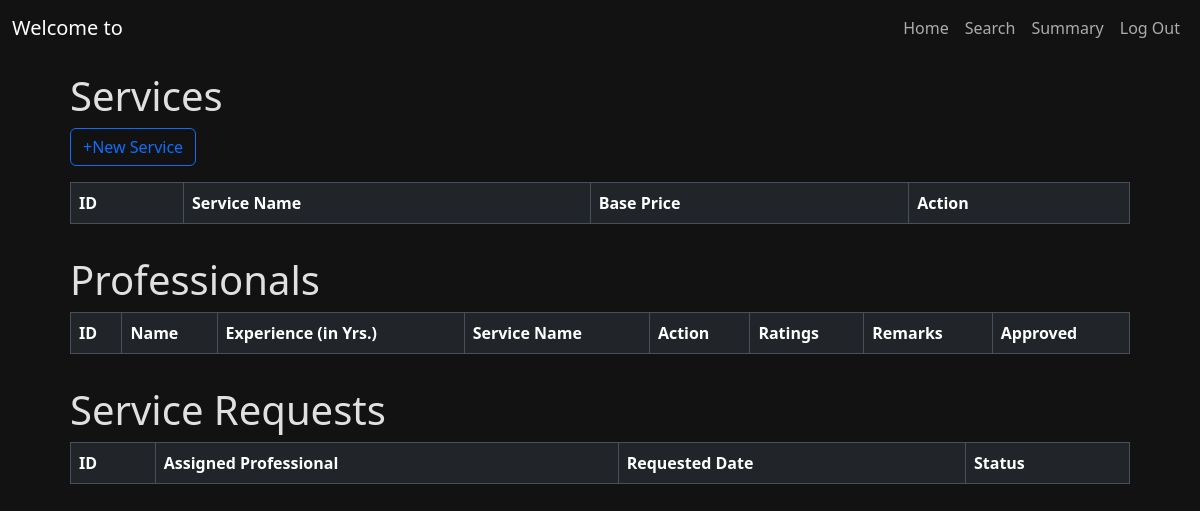
/home/admin (signed in), run on an earlier commit of the app's database.
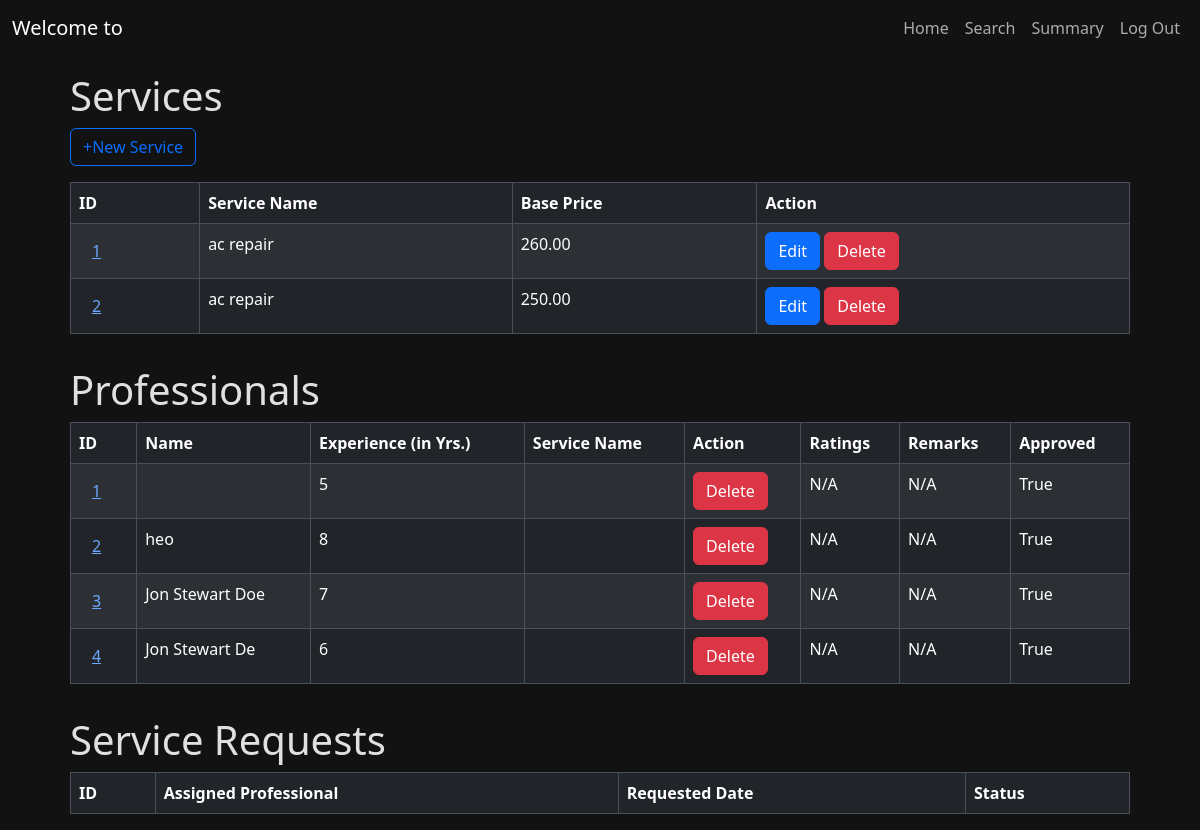
And on a later commit of the database.
### models.py (models this page shows, shortened)
class Service(db.Model):
    id = db.Column(db.Integer, primary_key=True, autoincrement=True)
    service_name = db.Column(db.String(100), nullable=False)
    description = db.Column(db.Text, nullable=False)
    base_price = db.Column(db.Numeric(10, 2), nullable=False)
    status = db.Column(db.Enum('open', 'close', name='service_status'), default='open', nullable=False)
    service_requests = db.relationship('ServiceRequest', backref='service', passive_deletes=True)

class Professional(db.Model):
    id = db.Column(db.Integer, primary_key=True, autoincrement=True)
    fullname = db.Column(db.String(100), nullable=False)
    service_id = db.Column(db.Integer, db.ForeignKey('service.id', ondelete="CASCADE"))
    experience = db.Column(db.Integer, nullable=False)
    address = db.Column(db.Text, nullable=False)
    pincode = db.Column(db.String(10), nullable=False)
    ratings = db.Column(db.Integer, nullable=True) #Ratings column added for Professional Model
    remarks = db.Column(db.Text, nullable=True)
    is_approved = db.Column(db.Boolean, default=None, nullable=True)
    login_id = db.Column(db.Integer, db.ForeignKey('login.id', ondelete="CASCADE"))
    service_requests = db.relationship('ServiceRequest', backref='professional', passive_deletes=True)

### routes.py (the view)
    @app.route('/home/admin')
    @login_required
    def admin_home():
        return render_template(
            "admin_home.html",
            services=Service.query.all(),
            professionals=Professional.query.all(),
            service_requests=ServiceRequest.query.all()
            )

### app.py (called while the page is built)
def create_app():
    app = Flask(__name__,template_folder='templates',static_folder='static',static_url_path='/')
    app.config['SECRET_KEY'] = '8f42a73054b1749f8f58848be5e6502c'
    app.config['SQLALCHEMY_DATABASE_URI'] = 'sqlite:///database.sqlite3'
    from models import Login,Admin,Professional,Customer,Service,ServiceRequest
    db.init_app(app)
    with app.app_context():
        db.create_all()
        from routes import create_admin_user
        create_admin_user(db)
    migrate=Migrate(app,db)
    login_manager = LoginManager()
    login_manager.login_view = 'login'
    login_manager.init_app(app)
    @login_manager.user_loader
    def load_user(id):
        return Login.query.get(id)
    from routes import register_routes
    register_routes(app,db)
    return app

### templates/admin_home.html (shortened to what this page needs)
{% extends "base2.html" %}
{% block content %}
<section class="m-3">
    <div class="container">
        <h1>Services</h1>
        <a href="{{ url_for('new_service') }}" target="_blank" class="btn btn-outline-primary mb-3">+New
            Service</a>
        <div class="table-responsive">
            <table class="table  table-striped table-bordered table-hover">
                <thead>
                    <tr>
                        <th scope="col">ID</th>
                        <th scope="col">Service Name</th>
                        <th scope="col">Base Price</th>
                        <th scope="col">Action</th>
                    </tr>
                </thead>
                <tbody>
                    {% for service in services %}
                    <tr>
                        <td><button type="button" class="btn btn-link" data-bs-toggle="modal"
                                data-bs-target="#serviceModal{{service.id}}">{{ service.id }}</button></td>
                        <td>{{ service.service_name }}</td>
                        <td>{{ service.base_price }}</td>
                        <td>
                            <button class="btn btn-primary" data-bs-toggle="modal"
                                data-bs-target="#editServiceModal{{ service.id }}">Edit</button>
                            <button class="btn btn-danger" data-bs-toggle="modal"
                                data-bs-target="#deleteServiceModal{{ service.id }}">Delete</button>
                        </td>
                    </tr>
                    {% endfor %}
                </tbody>
            </table>
        </div>
    </div>
</section>
<section class="m-3">
    <div class="container">
        <h1>Professionals</h1>
        <div class="table-responsive">
            <table class="table  table-striped table-bordered table-hover">
                <thead>
                    <tr>
                        <th scope="col">ID</th>
                        <th scope="col">Name</th>
                        <th scope="col">Experience (in Yrs.)</th>
                        <th scope="col">Service Name</th>
                        <th scope="col">Action</th>
                        <th scope="col">Ratings</th>
                        <th scope="col">Remarks</th>
                        <th scope="col">Approved</th>
                    </tr>
                </thead>
                <tbody>
                    {% for professional in professionals %}
                    <tr>
                        <td><button type="button" class="btn btn-link" data-bs-toggle="modal"
                                data-bs-target="#professionalModal{{professional.id}}">{{ professional.id }}</button>
                        </td>
                        <td>{{ professional.fullname }}</td>
                        <td>{{ professional.experience }}</td>
                        <td>{{ professional.service_name }}</td>
                        <td>
                            {% if professional.is_approved %}
                            <form method="POST" action="{{ url_for('delete_professional', professional_id=professional.id) }}" class="d-inline">
                                <button type="submit" class="btn btn-danger">Delete</button>
                            </form>
                            {% else %}
                            <form method="POST" action="{{ url_for('approve_professional', professional_id=professional.id) }}" class="d-inline">
                                <button type="submit" class="btn btn-success">Approve</button>
                            </form>
                            {% endif %}
                        </td>
                        <td>{{ professional.ratings if professional.ratings else 'N/A' }}</td>
                        <td>{{ professional.remarks if professional.remarks else 'N/A' }}</td>
                        <td>{{ professional.is_approved }}</td>
                    </tr>
                    {% endfor %}
                </tbody>
            </table>
        </div>
    </div>
</section>
<section class="m-3">
    <div class="container">
        <h1>Service Requests</h1>
        <div class="table-responsive">
            <table class="table  table-striped table-bordered table-hover">
                <thead>
                    <tr>
                        <th scope="col">ID</th>
                        <th scope="col">Assigned Professional</th>
                        <th scope="col">Requested Date</th>
                        <th scope="col">Status</th>
                    </tr>
                </thead>
            </table>
        </div>
    </div>
</section>
{% endblock %}

### templates/base2.html (shortened to what this page needs)
<!doctype html>
<html lang="en" data-bs-theme="dark">
<head>
    <link href="https://cdn.jsdelivr.net/npm/bootstrap@5.3.3/dist/css/bootstrap.min.css" rel="stylesheet"
>
    <link rel="stylesheet" type="text/css" href="{{ url_for('static', filename='main2.css') }}">
</head>
<body>
    <nav class="navbar navbar-expand-lg">
        <div class="container-fluid">
            <a class="navbar-brand" href="#">Welcome to {%block nav_title%}{%endblock%}</a>
            <div class="collapse navbar-collapse" id="navmenu">
                <ul class="navbar-nav ms-auto">
                    <li class="nav-item">
                        <a class="nav-link" href="{{ url_for('home') }}">Home</a>
                    </li>
                    <li class="nav-item">
                        <a class="nav-link" href="{{ url_for('search') }}">Search</a>
                    </li>
                    <li class="nav-item">
                        <a class="nav-link" href="{{ url_for('summary') }}">Summary</a>
                    </li>
                    <li class="nav-item">
                        <a class="nav-link" href="{{ url_for('logout') }}">Log Out</a>
                    </li>
                </ul>
            </div>
    </nav>
    <div class="container">{% block content %}{% endblock %}</div>
</body>
</html>

### static/main2.css (style rules this page uses)
html, body { height: 100%; margin: 0; }
ul { list-style-type: none; }
form { background-color: #333; width: 600px; border-radius: 15px; margin-top: 10px; }
body { background-color: #121212; color: #e0e0e0; }

What changed in the data, as far as the page shows it:
added Service: id "1", service_name "ac repair", base_price "260.00"
added Service: id "2", service_name "ac repair", base_price "250.00"
added Professional: id "1", experience "5", ratings "N/A", remarks "N/A", is_approved "True"
added Professional: id "2", fullname "heo", experience "8", ratings "N/A", remarks "N/A", is_approved "True"
added Professional: id "3", fullname "Jon Stewart Doe", experience "7", ratings "N/A", remarks "N/A", is_approved "True"
added Professional: id "4", fullname "Jon Stewart De", experience "6", ratings "N/A", remarks "N/A", is_approved "True"
